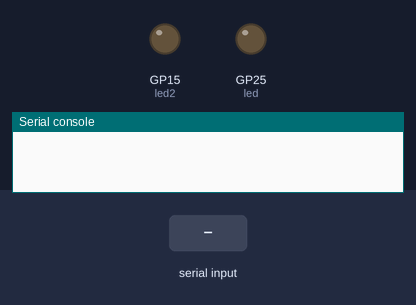
Simulated run of this program. Board: Raspberry Pi Pico running MicroPython. Shown: output pins drawn as LEDs (lit = HIGH), the last lines printed to the serial console. The inputs (shaded band) are chosen by the test bench.

Above: at 1.2 s.
1.3 s: "# i\n" received over the second serial link
At 2.5 s:
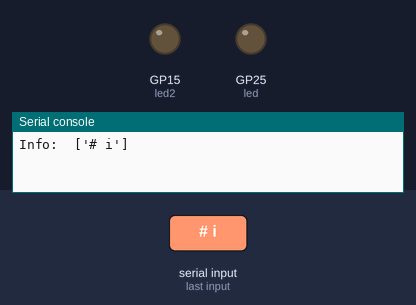
2.8 s: "1\n" received over the second serial link
At 3.7 s:
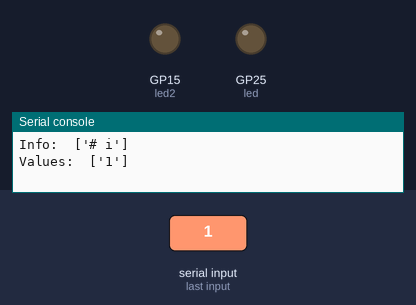
Timing chart, 0 to 5.8 s (numbered marks = the images above; inputs shaded):
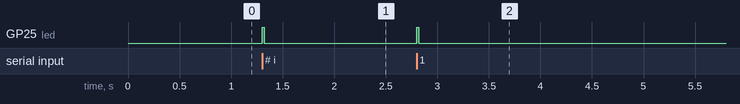

The program:

receive_solarinfo_01.py
```python
from machine import UART, Pin
import time
from blink import blink

#uart0 = UART(0, baudrate=115200, timeout = 10, timeout_char = 10)
uart = UART(0, baudrate=115200, timeout = 10, timeout_char = 10)

led2 = Pin(15, Pin.OUT)

class ReadSerialLines():
    def __init__(self, uart):
        self.uart = uart
        self.buffer = b""
        self.buffer_ready = False
        self.c = b''


    def read(self):
        s = serReader.read_raw()
        if s:
            try:
                s = s.decode('utf-8')
            except:
                s = ""
        return s


    def read_raw(self):
        if self.uart.any():

            self.c = self.uart.read(1)
            if self.c == b'\n':
                self.buffer_ready = True
            else:
                self.buffer += self.c

        if self.buffer_ready:
            s = self.buffer
            #s = self.buffer.decode('utf-8')
            self.buffer = b""
            self.buffer_ready = False

            return s
        else:
            return ""

#----------------------------------------------------------
infos = []

serReader = ReadSerialLines(uart)


while True:
    ##s0 = serReader0.read()

    s = serReader.read()


    if s:
        #print(s)
        blink(1, dt = 0.02)

        s = s.replace('\r', '')

        # Get parameter info:
        if s[0:3] == "# i":
            infos = s.split('\t')
            print("Info: ", infos)
        elif s[0:2] == "##":
            pass


        else:
            values = s.split('\t')
            print("Values: ", values)
```

blink.py
```python
from machine import Pin
import time

led = Pin(25, Pin.OUT)

def blink(n, dt = 0.15):
    led.value(0)
    for i in range(0, 2*n ):
        led.toggle()
        time.sleep(dt)
    led.value(0)

if __name__ == "__main__":
    blink(3)
```

Measured:
- after the input at 1.3 s, GP25 (led): LOW → HIGH at once, → LOW 0.02 s later
- after the input at 2.8 s, GP25 (led): LOW → HIGH at once, → LOW 0.02 s later
